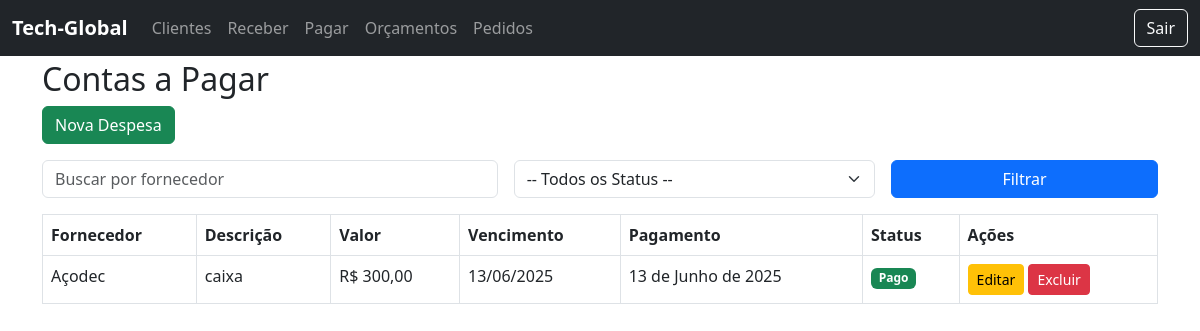
Before: /financeiro/pagar/ (signed in) with the older database file.
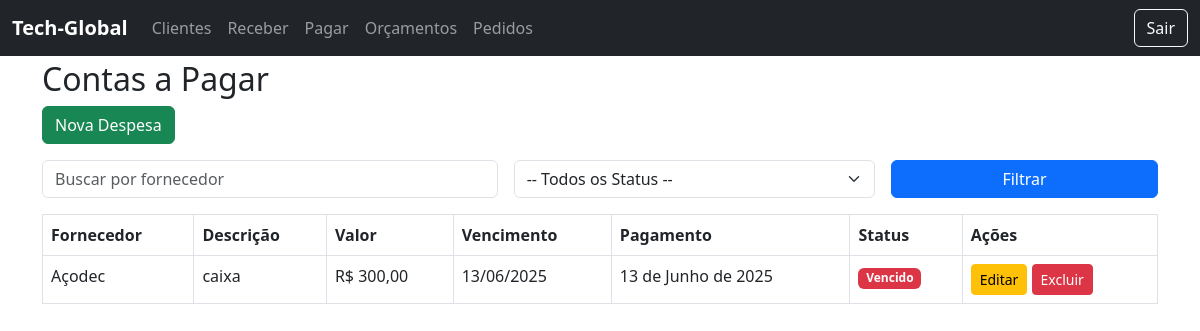
After: the same page with the newer database file.
### financeiro/models.py (models this page shows, shortened)
class ContaPagar(models.Model):
    fornecedor = models.CharField(max_length=150)
    descricao = models.CharField(max_length=200)
    valor = models.DecimalField(max_digits=10, decimal_places=2)
    data_vencimento = models.DateField()
    data_pagamento = models.DateField(null=True, blank=True)
    pago = models.BooleanField(default=False)

### financeiro/views.py (the view)
# urls.py: path('pagar/', views.lista_contas_pagar, name='lista_contas_pagar'),
@login_required
def lista_contas_pagar(request):
    contas = ContaPagar.objects.all()
    fornecedor = request.GET.get('fornecedor', '')
    status = request.GET.get('status', '')
    if fornecedor:
        contas = contas.filter(fornecedor__icontains=fornecedor)
    if status == 'pago':
        contas = contas.filter(pago=True)
    elif status == 'aberto':
        contas = contas.filter(pago=False, data_vencimento__gte=date.today())
    elif status == 'vencido':
        contas = contas.filter(pago=False, data_vencimento__lt=date.today())
    contas = contas.order_by('-data_vencimento')
    return render(request, 'financeiro/contas_pagar.html', {
        'contas': contas,
        'today': date.today()
    })

### Templates/financeiro/contas_pagar.html (shortened to what this page needs)
{% extends "base.html" %}
{% block content %}
<h2>Contas a Pagar</h2>
<a href="{% url 'nova_conta_pagar' %}" class="btn btn-success mb-3">Nova Despesa</a>
<form method="get" class="row g-3 mb-3">
    <div class="col-md-5">
        <input type="text" name="fornecedor" placeholder="Buscar por fornecedor" value="{{ request.GET.fornecedor }}" class="form-control">
    </div>
    <div class="col-md-4">
        <select name="status" class="form-select">
            <option value="">-- Todos os Status --</option>
        </select>
    </div>
    <div class="col-md-3">
        <button type="submit" class="btn btn-primary w-100">Filtrar</button>
    </div>
</form>
<table class="table table-bordered">
    <thead>
        <tr>
            <th>Fornecedor</th>
            <th>Descrição</th>
            <th>Valor</th>
            <th>Vencimento</th>
            <th>Pagamento</th>
            <th>Status</th>
            <th>Ações</th>
        </tr>
    </thead>
    <tbody>
        {% for conta in contas %}
        <tr>
            <td>{{ conta.fornecedor }}</td>
            <td>{{ conta.descricao }}</td>
            <td>R$ {{ conta.valor }}</td>
            <td>{{ conta.data_vencimento|date:"d/m/Y" }}</td>
            <td>{{ conta.data_pagamento|default:"-" }}</td>
            <td>
                {% if conta.pago %}
                    <span class="badge bg-success">Pago</span>
                {% elif conta.data_vencimento < today %}
                    <span class="badge bg-danger">Vencido</span>
                {% else %}
                    <span class="badge bg-warning text-dark">Em aberto</span>
                {% endif %}
            </td>
            <td>
                <a href="{% url 'editar_conta_pagar' conta.id %}" class="btn btn-sm btn-warning">Editar</a>
                <a href="{% url 'excluir_conta_pagar' conta.id %}" class="btn btn-sm btn-danger">Excluir</a>
            </td>
        </tr>
        {% empty %}
        <tr><td colspan="7">Nenhuma conta registrada.</td></tr>
        {% endfor %}
    </tbody>
</table>
{% endblock %}

Changed rows visible on the page:
changed ContaPagar "Açodec": pago "Pago" → "Vencido"
